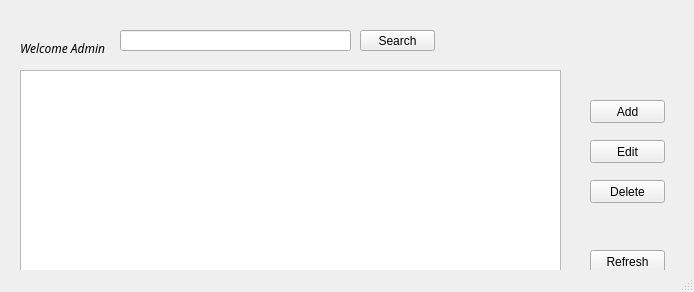
<?xml version="1.0" encoding="UTF-8"?>
<ui version="4.0">
 <class>adminWindow</class>
 <widget class="QMainWindow" name="adminWindow">
  <property name="geometry">
   <rect>
    <x>0</x>
    <y>0</y>
    <width>694</width>
    <height>292</height>
   </rect>
  </property>
  <property name="windowTitle">
   <string>Admin</string>
  </property>
  <widget class="QWidget" name="centralwidget">
   <widget class="QLabel" name="label_2">
    <property name="geometry">
     <rect>
      <x>10</x>
      <y>10</y>
      <width>101</width>
      <height>31</height>
     </rect>
    </property>
    <property name="font">
     <font>
      <family>Showcard Gothic</family>
      <pointsize>18</pointsize>
      <underline>false</underline>
     </font>
    </property>
    <property name="text">
     <string/>
    </property>
    <property name="textFormat">
     <enum>Qt::RichText</enum>
    </property>
    <property name="alignment">
     <set>Qt::AlignCenter</set>
    </property>
    <property name="wordWrap">
     <bool>false</bool>
    </property>
   </widget>
   <widget class="QLabel" name="label">
    <property name="geometry">
     <rect>
      <x>20</x>
      <y>40</y>
      <width>91</width>
      <height>16</height>
     </rect>
    </property>
    <property name="font">
     <font>
      <family>Lucida Sans</family>
      <italic>true</italic>
     </font>
    </property>
    <property name="text">
     <string>Welcome Admin</string>
    </property>
   </widget>
   <widget class="QPushButton" name="add">
    <property name="geometry">
     <rect>
      <x>590</x>
      <y>100</y>
      <width>75</width>
      <height>23</height>
     </rect>
    </property>
    <property name="text">
     <string>Add</string>
    </property>
   </widget>
   <widget class="QPushButton" name="edit">
    <property name="geometry">
     <rect>
      <x>590</x>
      <y>140</y>
      <width>75</width>
      <height>23</height>
     </rect>
    </property>
    <property name="text">
     <string>Edit</string>
    </property>
   </widget>
   <widget class="QPushButton" name="delete_2">
    <property name="geometry">
     <rect>
      <x>590</x>
      <y>180</y>
      <width>75</width>
      <height>23</height>
     </rect>
    </property>
    <property name="text">
     <string>Delete</string>
    </property>
   </widget>
   <widget class="QLineEdit" name="hike">
    <property name="geometry">
     <rect>
      <x>120</x>
      <y>30</y>
      <width>231</width>
      <height>21</height>
     </rect>
    </property>
    <property name="text">
     <string/>
    </property>
   </widget>
   <widget class="QPushButton" name="search">
    <property name="geometry">
     <rect>
      <x>360</x>
      <y>30</y>
      <width>75</width>
      <height>21</height>
     </rect>
    </property>
    <property name="text">
     <string>Search</string>
    </property>
   </widget>
   <widget class="QTableView" name="table">
    <property name="geometry">
     <rect>
      <x>20</x>
      <y>70</y>
      <width>541</width>
      <height>201</height>
     </rect>
    </property>
    <property name="editTriggers">
     <set>QAbstractItemView::AllEditTriggers</set>
    </property>
    <property name="alternatingRowColors">
     <bool>true</bool>
    </property>
    <property name="selectionMode">
     <enum>QAbstractItemView::SingleSelection</enum>
    </property>
    <property name="selectionBehavior">
     <enum>QAbstractItemView::SelectRows</enum>
    </property>
   </widget>
   <widget class="QPushButton" name="refresh">
    <property name="geometry">
     <rect>
      <x>590</x>
      <y>250</y>
      <width>75</width>
      <height>23</height>
     </rect>
    </property>
    <property name="text">
     <string>Refresh</string>
    </property>
   </widget>
   <widget class="QLabel" name="error">
    <property name="geometry">
     <rect>
      <x>450</x>
      <y>30</y>
      <width>231</width>
      <height>21</height>
     </rect>
    </property>
    <property name="text">
     <string/>
    </property>
    <property name="alignment">
     <set>Qt::AlignCenter</set>
    </property>
   </widget>
  </widget>
  <widget class="QStatusBar" name="statusbar"/>
 </widget>
 <resources/>
 <connections/>
</ui>
